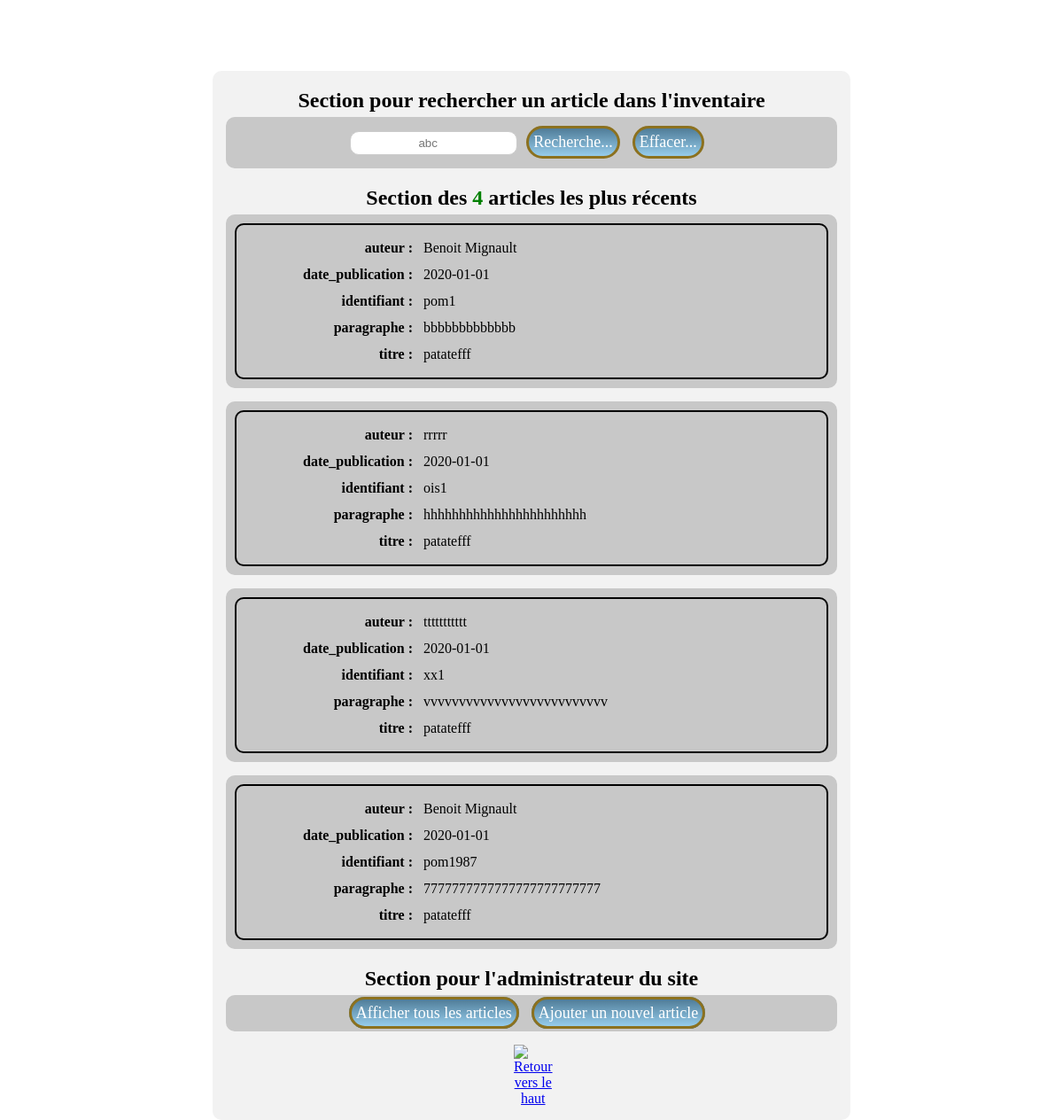
Before: / with the older database file.
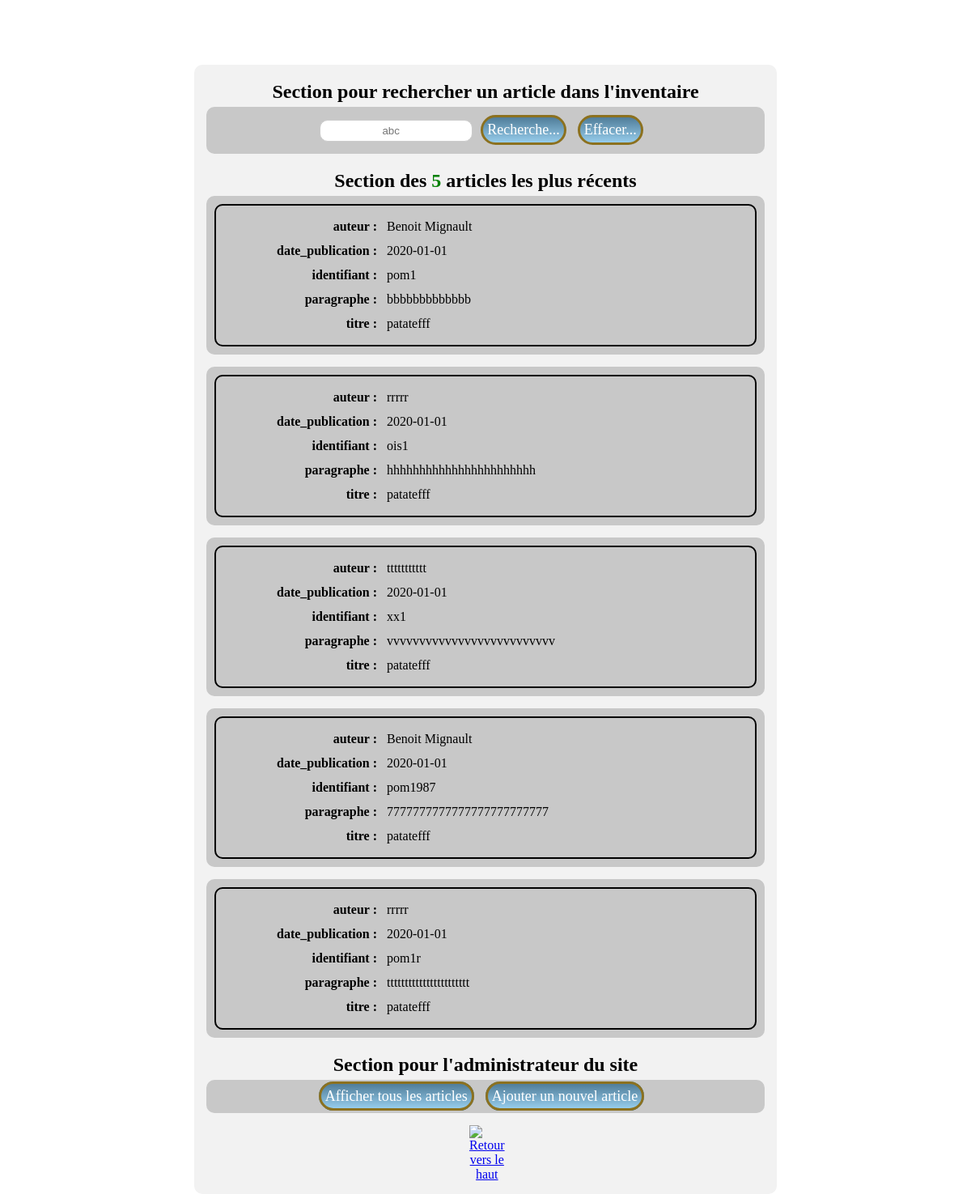
After: the same page with the newer database file.
### tables this page shows
CREATE TABLE article (
  id integer primary key,
  titre varchar(100),
  identifiant varchar(50),
  auteur varchar(100),
  date_publication text,
  paragraphe varchar(500)
);

### index.py (the view)
@app.route('/', methods=["GET"])
def home():
    if session.get('reset_cookie'):
        session.clear()
    liste_champs = initial_champ_recherche()
    liste_validation = initial_champ_validation_recherche()
    conn_db = get_db()
    if session.get('titre'):
        titre = session['titre']
    else:
        titre = "Présentation"
    if session.get('aucun_article_trouve'):
        liste_validation['aucun_article_trouve'] = True
    if session.get('ensemble_recent'):
        ensemble_recent = session['ensemble_recent']
        liste_champs = session['liste_champs']
    else:
        ensemble_recent = conn_db.get_articles_recents()
    liste_champs['nb_article_recent'] = len(ensemble_recent)
    if liste_champs['nb_article_recent'] == 0:
        liste_validation['aucun_article_recent'] = True
    liste_validation = situation_erreur(liste_validation)
    liste_champs['messages'] = message_erreur(liste_validation)
    return render_template('home.html', titre=titre,
                           liste_validation=liste_validation,
                           ensemble_recent=ensemble_recent,
                           liste_champs=liste_champs)

### index.py (called while the page is built)
@app.teardown_appcontext
def close_connection(exception):
    db = getattr(g, '_database', None)
    if db is not None:
        db.disconnect()

### modules/database.py (called while the page is built)
    def get_connection(self):
        if self.connection is None:
            self.connection = sqlite3.connect('db/tp1.db')
        return self.connection

    def disconnect(self):
        if self.connection is not None:
            self.connection.close()

### modules/function.py (called while the page is built)
def get_db():
    db = getattr(g, '_database', None)
    if db is None:
        g._database = Database()
    return g._database

def initial_champ_recherche():
    liste_champs = {"nb_article": 0, "nb_article_recent": 0,
                    "nb_article_trouve": 0, "recher_article": "",
                    "message": {}, "titre": "", "paragraphe": "",
                    "identifiant": "", "date_publication": "",
                    "auteur": ""}
    return liste_champs

def initial_champ_validation_recherche():
    liste_validation = {"aucun_article": False, "aucun_article_recent": False,
                        "champ_recher_article_vide": False,
                        "aucun_article_trouve": False,
                        "situation_erreur": False}
    return liste_validation

### templates/home.html (shortened to what this page needs)
{% extends "layout.html" %}
{% block content %}
<h1>Bienvenue sur le site de la bibliothèque</h1>
<div class="container">
    <h2>Section pour rechercher un article dans l'inventaire</h2>
    <form action="/recherche" method="post">
        <div class='zone_recherche'>
            <div class="article">
                {% set champ = '' %}
                {% if liste_validation['aucun_article_trouve'] %}
                {% set champ = 'erreur' %}
                {% endif %}
                <input class="{{champ}}" id="recher_article" maxlength="25" minlength="3" name="recher_article"
                       oninput="setCustomValidity('')"
                       oninvalid="this.setCustomValidity('Le texte recherché doit être entre 3 et 25 caractères')"
                       pattern="[a-zA-Z-_']{3,25}" placeholder="abc"
                       required title="mot recherché doit faire entre 3 à 25 charactères" type="search"
                       value="{{liste_champs['recher_article']}}">
            </div>
            <div class="troisBTN">
                <input class="bouton" type="submit" value="Recherche...">
                <input class="bouton" onClick="reset_recherche();" type="reset" value="Effacer...">
            </div>
        </div>
    </form>
    {% if liste_validation['aucun_article_recent'] %}
    <p class="aucun">{{liste_champs['messages']['zero_article_recent']}}</p>
    {% else %}
    <h2>Section des <span>{{liste_champs['nb_article_recent']}}</span> articles les plus récents</h2>
    {% for cle1, valeur1 in ensemble_recent.items() %}
    <div class='zone_article_recent'>
        <table class="tabeau_article">
            <tbody>
                {% for cle2, valeur2 in valeur1.items() %}
                <tr>
                    <td class="cle">{{cle2}} :</td>
                    <td class="valeur">{{valeur2}}</td>
                </tr>
                {% endfor %}
            </tbody>
        </table>
    </div>
    {% endfor %}
    {% endif %}
    <h2>Section pour l'administrateur du site</h2>
    <div class='zone_admin'>
        <div class="admin">
            <a class="bouton" href="/admin">Afficher tous les articles</a>
            <a class="bouton" href="/admin-nouveau">Ajouter un nouvel article</a>
        </div>
    </div>
    <div class="return">
        <a class="desktop" href="#hautPageDesktop"><img alt="Retour vers le haut" src="/img/fleche_haut.svg"></a>
    </div>
</div>
{% endblock content %}

Changed rows visible on the page:
added article: cle2 "auteur", auteur "rrrrr", cle2 "date_publication", date_publication "2020-01-01", cle2 "identifiant", identifiant "pom1r", cle2 "paragraphe", paragraphe "ttttttttttttttttttttttt", cle2 "titre", titre "patatefff"
Other visible differences:
{{ liste_champs['nb_article_recent'] }}: "4" → "5"
